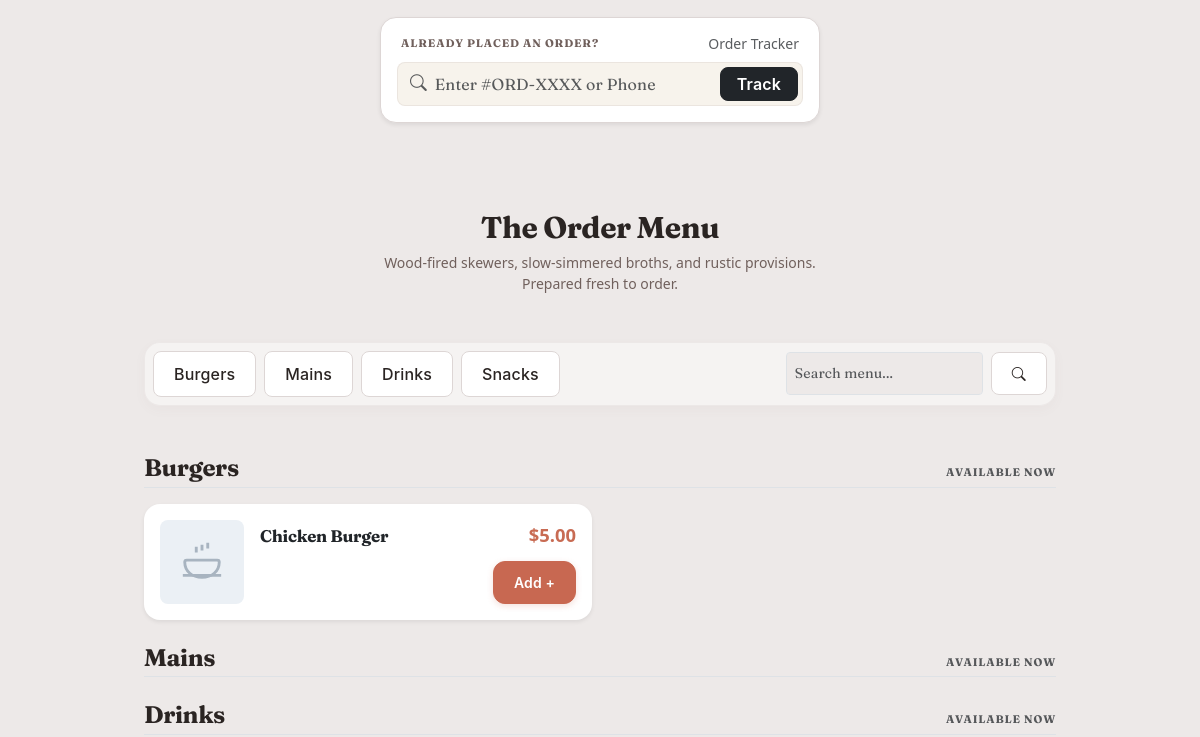
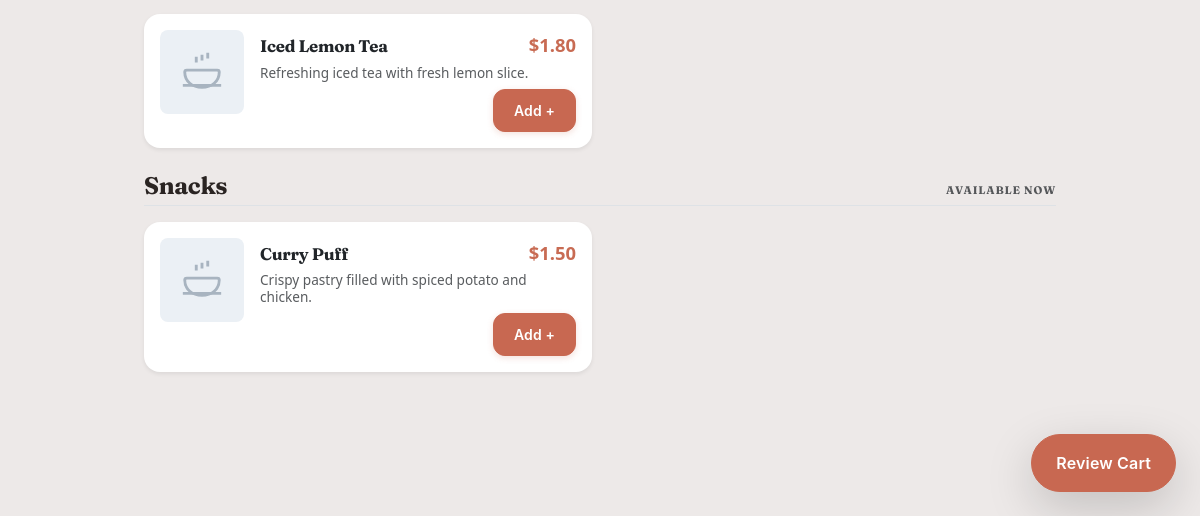
The app's page / (lower part), older data (2 pictures, top to bottom).
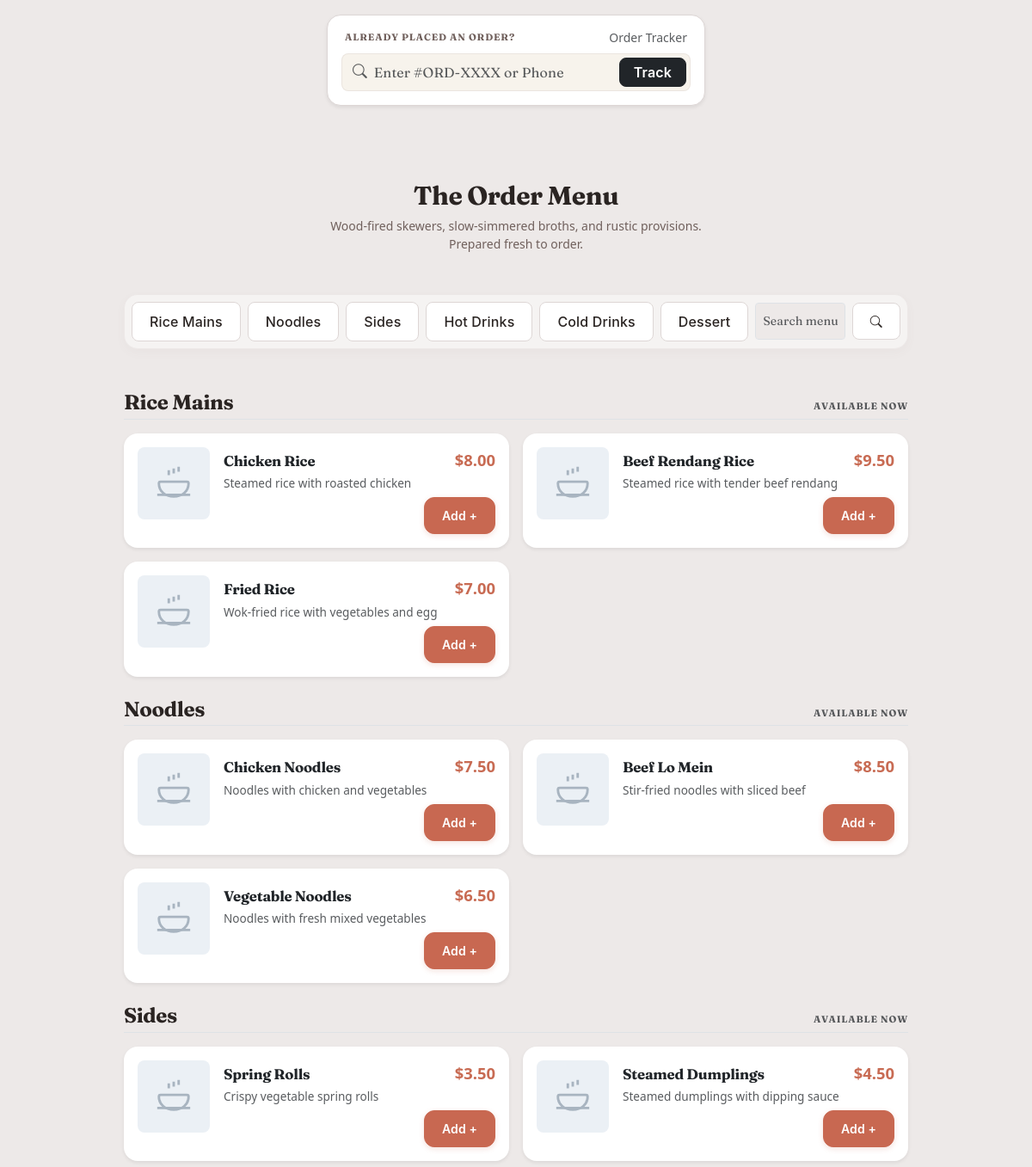
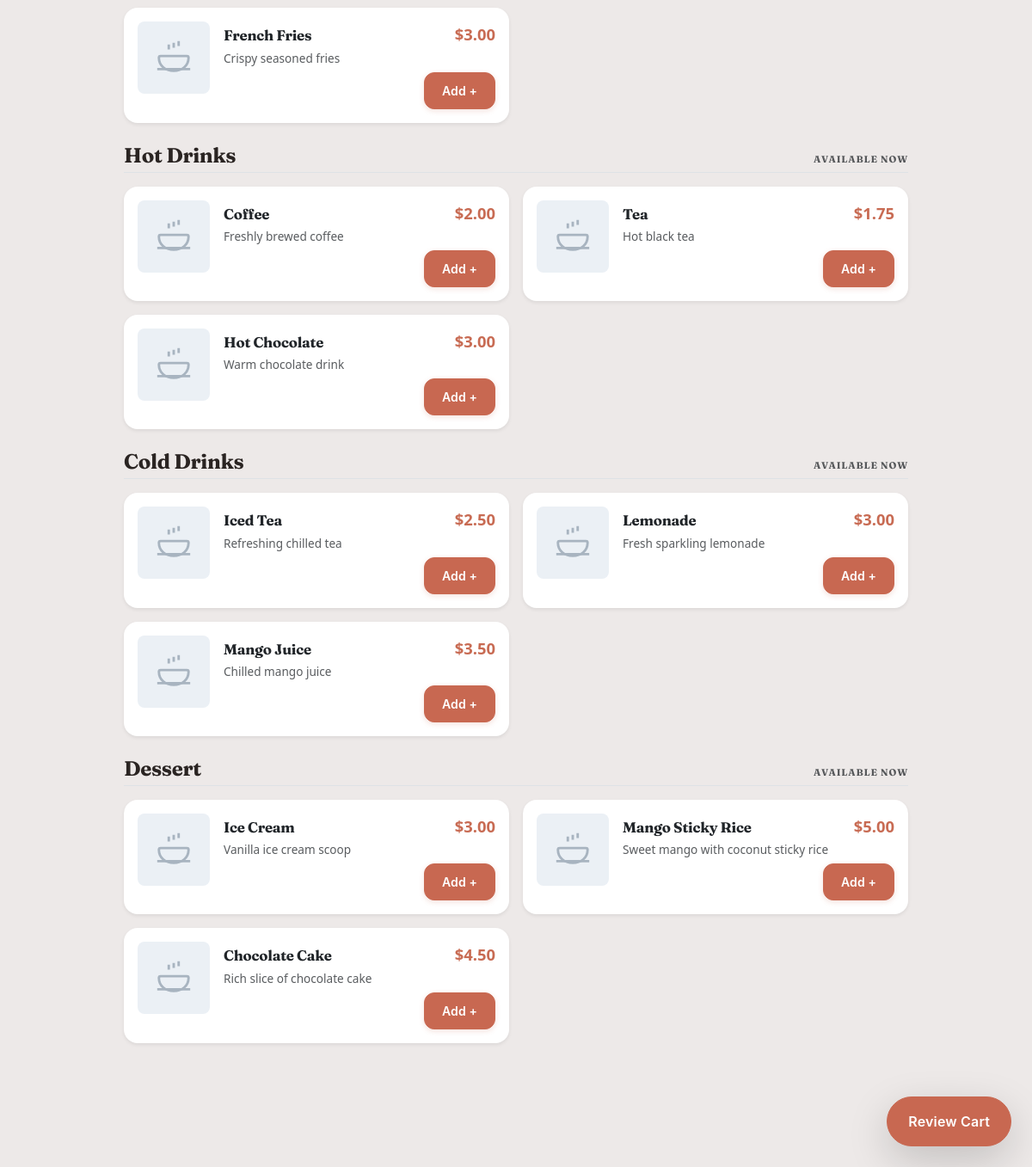
The same page, newer data (2 pictures, top to bottom).
### app/models.py (models this page shows, shortened)
class Category(db.Model):
    __tablename__ = "categories"
    id   = db.Column(db.Integer, primary_key=True)
    name = db.Column(db.String(64), unique=True, nullable=False)
    display_order = db.Column(db.Integer, default=0, nullable=False)
    items = db.relationship("MenuItem", backref="category", lazy=True)

class MenuItem(db.Model):
    __tablename__ = "menu_items"
    id               = db.Column(db.Integer, primary_key=True)
    name             = db.Column(db.String(100), nullable=False)
    description      = db.Column(db.String(255), default="")
    price            = db.Column(db.Float,       nullable=False)
    category_id      = db.Column(db.Integer, db.ForeignKey('categories.id', ondelete='SET NULL'), nullable=True)
    image_filename   = db.Column(db.String(120),  default="placeholder.jpg")
    is_available     = db.Column(db.Boolean,      default=True, nullable=False)
    order_items = db.relationship("OrderItem", back_populates="menu_item")

### app/main/routes.py (the view)
@main_bp.route("/")
def index():
    categories = Category.query.all()
    menu_items = MenuItem.query.all()
    if current_user.is_authenticated:
        from flask_login import logout_user
        logout_user()
    return render_template("main/index.html", categories=categories, menu_items=menu_items)

### app/templates/main/index.html (shortened to what this page needs)
{% extends "base.html" %}
{% block content %}
<div class="container py-3 d-flex flex-column align-items-center mx-auto" style="max-width: 580px;">
  <div class="card track-order-section w-100 p-3 shadow-sm" style="max-width: 440px;">
    <div class="d-flex justify-content-between align-items-center mb-2 px-1">
      <span class="text-eyebrow">Already placed an order?</span>
      <span class="small text-muted">Order Tracker</span>
    </div>
    <form action="{{ url_for('order_confirmation.track') }}" method="GET" class="input-pill-group rounded-3 p-1 d-flex align-items-center gap-2">
      <div class="d-flex align-items-center gap-2 flex-grow-1 ps-2">
        <i class="bi bi-search text-muted flex-shrink-0" aria-hidden="true"></i>
        <input type="text"
               name="order_number"
               class="form-control border-0 bg-transparent shadow-none p-0"
               placeholder="Enter #ORD-XXXX or Phone"
               autocomplete="off"
               aria-label="Order tracking code or phone number"
               required>
      </div>
      <button class="btn btn-dark rounded-3 px-3 py-1 fw-semibold flex-shrink-0" type="submit">
        Track
      </button>
    </form>
  </div>
</div>
<div id="menu" class="mb-5 w-100 mx-auto mt-5" >
  {% include 'menu/menu.html' %}
</div>
{% endblock %}

### app/templates/menu/menu.html (shortened to what the changed rows need)
{% block content %}
<div class="container py-4 menu-page" style="max-width: 960px">
  <header class="text-center mb-4 pb-2">
    <h1 class="headline display-5 fw-bold mb-2">The Order Menu</h1>
  </header>
  <div class="sticky-category-bar sticky-top mb-4">
    <div
      class="filter-toolbar rounded-4 p-2 d-flex justify-content-between align-items-center gap-2"
    >
      <div class="category-filter d-none d-md-flex gap-2">
        {% for category in categories %}
        <a href="#category-{{ category.id }}" class="btn btn-menu-filter rounded-3 flex-shrink-0 text-nowrap">
          {{ category.name }}
        </a>
        {% endfor %}
      </div>
    </div>
  </div>
  <section class="menu-category-section mb-5">
    {% for category in categories %}
    <div
      id="category-{{ category.id }}"
      class="d-flex align-items-baseline justify-content-between border-bottom pb-1 pt-4 mb-3"
    >
      <h2 class="h4 headline fw-bold m-0">{{ category.name }}</h2>
      <span class="text-eyebrow text-muted">Available Now</span>
    </div>
    <div class="row g-3">
      {% for item in category.items %}
      <div class="col-12 col-md-6">
        <div class="card h-100 border-0 shadow-sm rounded-4 p-3 bg-white">
          <div class="d-flex gap-3 h-100">
            <div
              class="flex-shrink-0 d-flex align-items-center justify-content-center rounded-3"
              style="width: 84px; height: 84px; background-color: #ebf0f5"
            >
              <svg
                width="46"
                height="46"
                viewBox="0 0 24 24"
                fill="none"
                stroke="#A8B4C0"
                stroke-width="1.5"
              >
                <path
                  d="M4 11h16a1 1 0 0 1 1 1c0 5-4 8-9 8s-9-3-9-8a1 1 0 0 1 1-1z"
                />
                <path d="M2 19h20" />
                <path d="M9 4v3m3-4v3m3-4v3" />
              </svg>
            </div>
            <div class="d-flex flex-column flex-grow-1 justify-content-between">
              <div>
                <div
                  class="d-flex justify-content-between align-items-baseline gap-2 mb-1"
                >
                  <h6
                    class="fw-bold mb-0 text-dark font-sans"
                    style="font-size: 1.05rem"
                  >
                    {{ item.name }}
                  </h6>
                  <span
                    class="fw-bold text-nowrap font-serif"
                    style="color: #c86b53; font-size: 1.15rem"
                  >
                    ${{ "%.2f"|format(item.price) }}
                  </span>
                </div>
                <p
                  class="text-muted small mb-2 lh-sm"
                  style="font-size: 0.85rem"
                >
                  {{ item.description }}
                </p>
              </div>
              {% set quantity = session.get('cart', {}).get(item.id|string, 0)|int %}
              <div class="menu-item-controls d-flex justify-content-end" data-item-id="{{ item.id }}">
                <button
                  type="button"
                  class="btn btn-primary menu-add-btn btn-sm  {% if quantity > 0 %}d-none{% endif %}"
                  hx-post="{{ url_for('cart.update_cart', item_id=item.id) }}"
                  hx-vals='{"delta": 1}'
                  hx-swap="none"
                >
                  Add +
                </button>
              </div>
            </div>
          </div>
        </div>
      </div>
      {% endfor %}
    </div>
    {% endfor %}
  </section>
</div>
{% endblock %}

Row changes from the older to the newer data that the page shows:
changed Category: gains MenuItem (name "Chicken Rice", price "8.00", description "Steamed rice with roasted chicken"); name "Burgers" → "Rice Mains"; gains MenuItem (name "Fried Rice", price "7.00", description "Wok-fried rice with vegetables and egg")
changed Category: gains MenuItem (name "Beef Lo Mein", price "8.50", description "Stir-fried noodles with sliced beef"); name "Mains" → "Noodles"; gains MenuItem (name "Chicken Noodles", price "7.50", description "Noodles with chicken and vegetables")
changed Category: name "Drinks" → "Sides"; loses MenuItem (name "Iced Lemon Tea", price "1.80", description "Refreshing iced tea with fresh lemon slice.")
changed Category: name "Snacks" → "Hot Drinks"; loses MenuItem (name "Curry Puff", price "1.50", description "Crispy pastry filled with spiced potato and chicken.")
added Category: name "Cold Drinks"
added Category: name "Dessert"
changed MenuItem: name "Chicken Burger" → "Beef Rendang Rice"; price "5.00" → "9.50"; description (not shown) → "Steamed rice with tender beef rendang"
added MenuItem: name "Vegetable Noodles", price "6.50", description "Noodles with fresh mixed vegetables", shown under Category "Noodles"
added MenuItem: name "Spring Rolls", price "3.50", description "Crispy vegetable spring rolls", shown under Category "Sides"
added MenuItem: name "Steamed Dumplings", price "4.50", description "Steamed dumplings with dipping sauce", shown under Category "Sides"
added MenuItem: name "French Fries", price "3.00", description "Crispy seasoned fries", shown under Category "Sides"
added MenuItem: name "Coffee", price "2.00", description "Freshly brewed coffee", shown under Category "Hot Drinks"
added MenuItem: name "Tea", price "1.75", description "Hot black tea", shown under Category "Hot Drinks"
added MenuItem: name "Hot Chocolate", price "3.00", description "Warm chocolate drink", shown under Category "Hot Drinks"
added MenuItem: name "Iced Tea", price "2.50", description "Refreshing chilled tea", shown under "Cold Drinks"
added MenuItem: name "Lemonade", price "3.00", description "Fresh sparkling lemonade", shown under "Cold Drinks"
added MenuItem: name "Mango Juice", price "3.50", description "Chilled mango juice", shown under "Cold Drinks"
added MenuItem: name "Ice Cream", price "3.00", description "Vanilla ice cream scoop", shown under "Dessert"
added MenuItem: name "Mango Sticky Rice", price "5.00", description "Sweet mango with coconut sticky rice", shown under "Dessert"
added MenuItem: name "Chocolate Cake", price "4.50", description "Rich slice of chocolate cake", shown under "Dessert"
